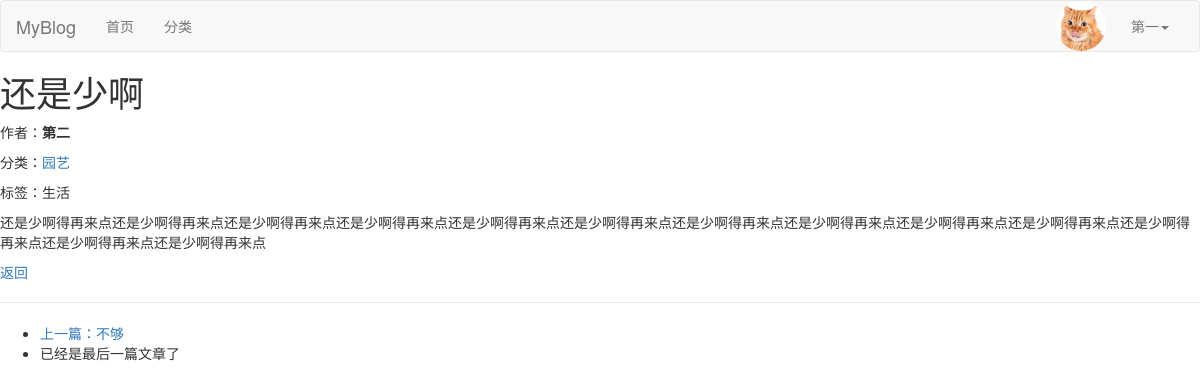
Before: /post/4/ (signed in) with the older database file.
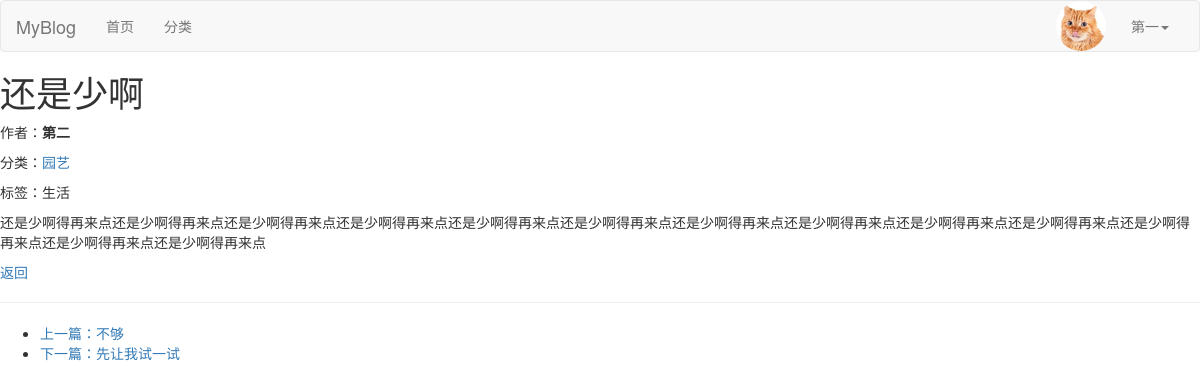
After: the same page with the newer database file.
### blog/models.py (models this page shows, shortened)
class Post(models.Model):
    DRAFT = 'draft'
    PUBLISHED = 'published'
    STATUS_CHOICES = [
        (DRAFT, '草稿'),
        (PUBLISHED, '已发布'),
    ]
    title = models.CharField(max_length=61, verbose_name="文章标题")
    desc = models.TextField(max_length=200, blank=True, default="", verbose_name="文章描述")
    category = models.ForeignKey(Category, on_delete=models.CASCADE, verbose_name="分类")
    content = models.TextField(verbose_name="文章详情")
    tags = models.ForeignKey(Tag, on_delete=models.CASCADE, verbose_name="文章标签")
    owner = models.ForeignKey(User, on_delete=models.CASCADE, verbose_name="作者")
    add_date = models.DateTimeField(auto_now_add=True, verbose_name="添加时间")
    pub_date = models.DateTimeField(auto_now=True, verbose_name="修改时间")
    status = models.CharField(max_length=10, choices=STATUS_CHOICES, default=DRAFT, verbose_name="状态")
    class Meta:
        verbose_name = "文章"
        verbose_name_plural = verbose_name

### blog/views.py (the view)
# urls.py: path('post/<int:post_id>/', views.post_detail, name='post_detail'),
def post_detail(request, post_id):
    post = get_object_or_404(Post, id=post_id)
    prev_post = Post.objects.filter(id__lt=post_id).order_by('-id').first()
    next_post = Post.objects.filter(id__gt=post_id).order_by('id').first()
    previous_url = request.META.get('HTTP_REFERER', None)
    return render(request, 'post_detail.html', {
        'post': post,
        'prev_post': prev_post,
        'next_post': next_post,
        'previous_url': previous_url,
    })

### blog/templates/post_detail.html (shortened to what this page needs)
{% extends 'base.html' %}
{% load static %}
{% block content %}
    <article>
        <header>
            <h1>{{ post.title }}</h1>
            <p>作者：<strong>{{ post.owner.username }}</strong></p>
            <p>分类：<a href="{% url 'blog:category_detail' post.category.id %}">{{ post.category.name }}</a></p>
            <p>标签：<span>{{ post.tags.name }}</span></p>
        </header>
        <section>
            <p>{{ post.content }}</p>
        </section>
        <footer>
            <a href="{{ previous_url|default:'#' }}">返回</a>
        </footer>
    </article>
    <hr>
    <nav aria-label="文章导航">
        <ul class="post-navigation">
            <li>
                {% if prev_post %}
                    <a href="{% url 'blog:post_detail' prev_post.id %}" class="prev-post">上一篇：{{ prev_post.title }}</a>
                {% else %}
                    <span class="no-prev-post">已经是第一篇文章了</span>
                {% endif %}
            </li>
            <li>
                {% if next_post %}
                    <a href="{% url 'blog:post_detail' next_post.id %}" class="next-post">下一篇：{{ next_post.title }}</a>
                {% else %}
                    <span class="no-next-post">已经是最后一篇文章了</span>
                {% endif %}
            </li>
        </ul>
    </nav>
{% endblock %}

Changed rows visible on the page:
added Post: title "先让我试一试"
Other visible differences:
text no longer shown: "已经是最后一篇文章了"
text now shown: "下一篇："
